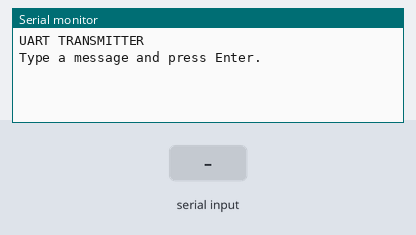
Bench run of a sketch on a simulated Arduino Uno, built with avr-gcc and run on an emulated ATmega328P. On the bench: the last lines printed to the serial monitor. The inputs (shaded band) are chosen by the test bench.

Above: at 1.2 s.
1.3 s: "1" received over Serial
At 3.1 s:
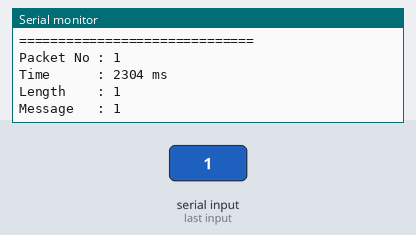
3.8 s: "0" received over Serial
At 5.2 s:
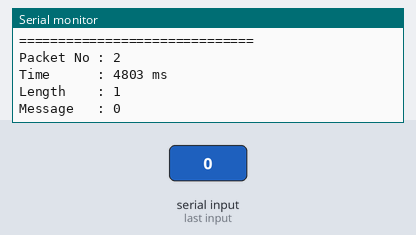
5.3 s: "2" received over Serial
At 7.3 s:
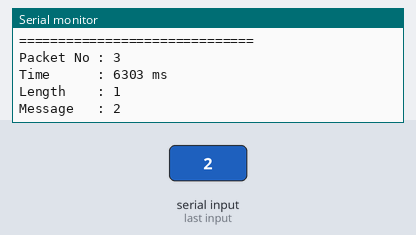

Measured:
- after the input at 1.3 s, the serial monitor: prints a new line after 1.0 s (image 1)
- after the input at 3.8 s, the serial monitor: prints a new line after 1.0 s (image 2)
- after the input at 5.3 s, the serial monitor: prints a new line after 1.0 s (image 3)

The sketch:

UART_Transmitter.ino.ino
```cpp
int packet = 1;
String message;

void printHeader();
void transmitPacket();

void setup() {
  Serial.begin(115200);

  Serial.println("UART TRANSMITTER");
  Serial.println("Type a message and press Enter.");
}

void loop() {

  if (Serial.available() > 0) {

    message = Serial.readString();
    message.trim();

    transmitPacket();

    packet++;
  }
}

void printHeader() {

  Serial.println("==============================");
  Serial.println("      UART TRANSMITTER");
  Serial.println("==============================");
}

void transmitPacket() {

  printHeader();

  Serial.print("Packet No : ");
  Serial.println(packet);

  Serial.print("Time      : ");
  Serial.print(millis());
  Serial.println(" ms");

  Serial.print("Length    : ");
  Serial.println(message.length());

  Serial.print("Message   : ");
  Serial.println(message);

  Serial.println();
}
```
